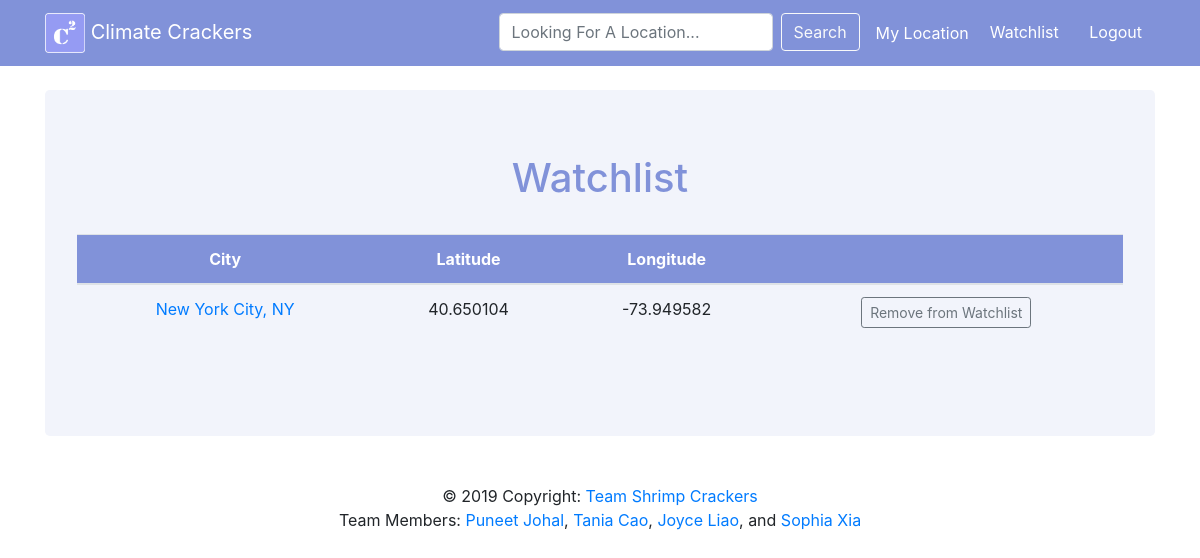
Page /watchlist (signed in) on the committed database.
### tables this page shows
CREATE TABLE watchlist (username TEXT, city TEXT, county TEXT, state TEXT, latitude FLOAT, longitude FLOAT);

### __init__.py (the view)
@app.route("/watchlist")
def load_wl():
    status = "logged_in" in session
    if status:
        locations = db.get_watchlist(session["logged_in"])
        return render_template("watchlist.html", title = "Watchlist", heading = "Watchlist", watchlist = locations, logged_in=status)
    else:
        flash ("Please login to view Watchlist")
        return render_template("login.html", title = "Login", heading = "Login")

### util/db.py (called while the page is built)
def get_watchlist(user):
    db = sqlite3.connect(DB_FILE)
    c = db.cursor()
    watchlist_data = []
    for each in c.execute("SELECT * FROM watchlist WHERE username =?", (user,)):
        temp = []
        for i in range (1,len(each)):
            temp.append(each[i])
        watchlist_data.append(temp)
    db.close()
    return watchlist_data

### templates/watchlist.html (shortened to what this page needs)
{% extends "parent.html" %}
{% block content %}
<div class="table-responsive">
  <table class="table table-hover text-center" width="100%">
    <thead>
      <tr class="text-white" style="background-color: #8192d9;">
        <th>City</th>
	<th>Latitude</th>
	<th>Longitude</th>
	<th></th>
      </tr>
    </thead>
    <tbody>
      {% for each in watchlist %}
      <tr>
        <td><a href="/info?city={{each[0]}}&county={{each[1]}}&state={{each[2]}}&lat={{each[3]}}&long={{each[4]}}"> {{each[0]}}, {{each[2]}} </a></td>
        <td>{{each[3]}}</td>
        <td>{{each[4]}}</td>
        <td>
          <form action = "/change_wl">
            <div class="form-group">
              <button type="submit" class="btn btn-outline-secondary btn-sm" name = "update" value = "Remove from watchlist">Remove from Watchlist</button>
	    </div>
	  </form>
        </td>
      </tr>
      {% endfor %}
    </tbody>
  </table>
</div>
{% endblock %}

### rows in the picture
watchlist: city "New York City", state "NY", latitude "40.650104", longitude "-73.949582"

### other values in the picture
{{ heading }} "Watchlist"
